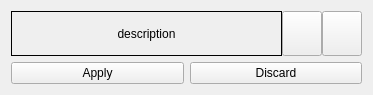
<?xml version="1.0" encoding="UTF-8"?>
<ui version="4.0">
 <class>dlgCfgNSCode</class>
 <widget class="QDialog" name="dlgCfgNSCode">
  <property name="geometry">
   <rect>
    <x>0</x>
    <y>0</y>
    <width>347</width>
    <height>97</height>
   </rect>
  </property>
  <property name="windowTitle">
   <string notr="true">dlgCfgNSCode</string>
  </property>
  <property name="windowIcon">
   <iconset resource="resources.qrc">
    <normaloff>:/icon/icons/application.png</normaloff>:/icon/icons/application.png</iconset>
  </property>
  <layout class="QVBoxLayout" name="verticalLayout_dlgCfgNSCode" stretch="1,0">
   <property name="sizeConstraint">
    <enum>QLayout::SetFixedSize</enum>
   </property>
   <item>
    <layout class="QHBoxLayout" name="horizontalLayout_Desc">
     <property name="spacing">
      <number>0</number>
     </property>
     <item>
      <widget class="QLabel" name="label_Desc">
       <property name="sizePolicy">
        <sizepolicy hsizetype="Minimum" vsizetype="Preferred">
         <horstretch>0</horstretch>
         <verstretch>0</verstretch>
        </sizepolicy>
       </property>
       <property name="minimumSize">
        <size>
         <width>271</width>
         <height>45</height>
        </size>
       </property>
       <property name="frameShape">
        <enum>QFrame::Box</enum>
       </property>
       <property name="text">
        <string notr="true">description</string>
       </property>
       <property name="alignment">
        <set>Qt::AlignCenter</set>
       </property>
      </widget>
     </item>
     <item>
      <widget class="QPushButton" name="pushButton_Desc_Default">
       <property name="sizePolicy">
        <sizepolicy hsizetype="Fixed" vsizetype="Preferred">
         <horstretch>0</horstretch>
         <verstretch>0</verstretch>
        </sizepolicy>
       </property>
       <property name="focusPolicy">
        <enum>Qt::NoFocus</enum>
       </property>
       <property name="toolTip">
        <string>Default</string>
       </property>
       <property name="text">
        <string notr="true"/>
       </property>
       <property name="icon">
        <iconset resource="resources.qrc">
         <normaloff>:/icon/icons/default.svgz</normaloff>:/icon/icons/default.svgz</iconset>
       </property>
      </widget>
     </item>
     <item>
      <widget class="QPushButton" name="pushButton_Desc_Unset">
       <property name="sizePolicy">
        <sizepolicy hsizetype="Fixed" vsizetype="Preferred">
         <horstretch>0</horstretch>
         <verstretch>0</verstretch>
        </sizepolicy>
       </property>
       <property name="focusPolicy">
        <enum>Qt::NoFocus</enum>
       </property>
       <property name="toolTip">
        <string>Unset</string>
       </property>
       <property name="text">
        <string notr="true"/>
       </property>
       <property name="icon">
        <iconset resource="resources.qrc">
         <normaloff>:/icon/icons/trash.svgz</normaloff>:/icon/icons/trash.svgz</iconset>
       </property>
      </widget>
     </item>
    </layout>
   </item>
   <item>
    <layout class="QHBoxLayout" name="horizontalLayout_Buttons">
     <item>
      <widget class="QPushButton" name="pushButton_Apply">
       <property name="focusPolicy">
        <enum>Qt::NoFocus</enum>
       </property>
       <property name="text">
        <string>Apply</string>
       </property>
       <property name="icon">
        <iconset resource="resources.qrc">
         <normaloff>:/icon/icons/save.svgz</normaloff>:/icon/icons/save.svgz</iconset>
       </property>
      </widget>
     </item>
     <item>
      <widget class="QPushButton" name="pushButton_Discard">
       <property name="focusPolicy">
        <enum>Qt::NoFocus</enum>
       </property>
       <property name="text">
        <string>Discard</string>
       </property>
       <property name="icon">
        <iconset resource="resources.qrc">
         <normaloff>:/icon/icons/window_close.svgz</normaloff>:/icon/icons/window_close.svgz</iconset>
       </property>
      </widget>
     </item>
    </layout>
   </item>
  </layout>
 </widget>
 <resources>
  <include location="resources.qrc"/>
 </resources>
 <connections/>
</ui>
